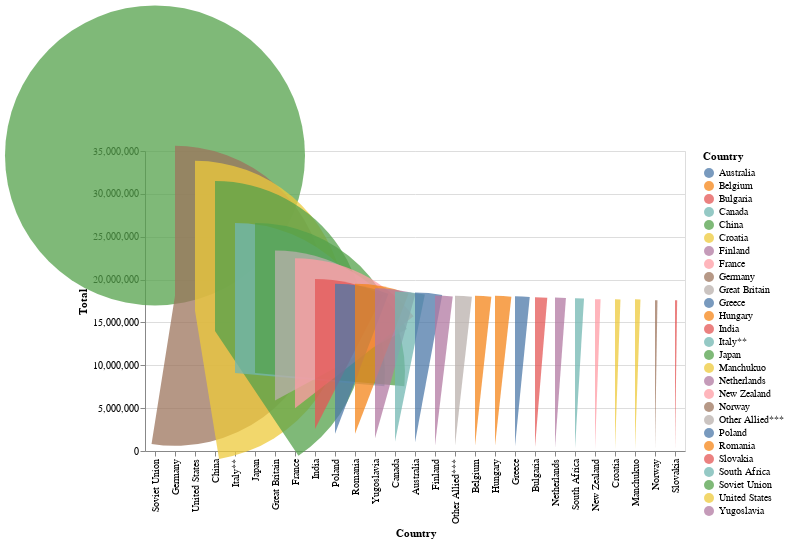

Notebook code cell kept with this figure:
### Code cell
selectSide = alt.selection_point(
    name='Select',
    fields=['Side'], 
    #value={'Side': sides[0]}, THIS DOESN'T WORK
    bind=alt.binding_select(options=sides) 
)

# Create pie chart
alt.Chart(ww2).mark_arc().encode(
    theta="Total",
    color="Country:N"
##add_selection below doesn't work 
).add_selection(
    selectSide
).encode(
    alt.X('Country:N').sort(['Total:Q']),
    alt.Y('Total:Q'),
    tooltip='Total:Q',
    opacity=alt.condition(selectSide, alt.value(0.75), alt.value(0.05))
)

### Figure 1 — Vega-Lite specification as saved in the notebook (floating-point values rounded to 4 significant figures)
{"config": {"view": {"continuousWidth": 300, "continuousHeight": 300}}, "data": {"name": "data-dad90e166bf56a31a238e42ca8cfee8d"}, "mark": {"type": "arc"}, "encoding": {"color": {"field": "Country", "type": "nominal"}, "opacity": {"condition": {"param": "Select", "value": 0.75}, "value": 0.05}, "theta": {"field": "Total", "type": "quantitative"}, "tooltip": {"field": "Total", "type": "quantitative"}, "x": {"field": "Country", "sort": ["Total:Q"], "type": "nominal"}, "y": {"field": "Total", "type": "quantitative"}}, "params": [{"name": "Select", "select": {"type": "point", "fields": ["Side"]}, "bind": {"input": "select", "options": ["Allied", "Axis"]}}], "$schema": "https://vega.github.io/schema/vega-lite/v5.17.0.json", "datasets": {"data-dad90e166bf56a31a238e42ca8cfee8d": [{"Country": "Soviet Union", "Side": "Allied", "Total": 34480000.0}, {"Country": "Germany", "Side": "Axis", "Total": 18100000.0}, {"Country": "United States", "Side": "Allied", "Total": 16350000.0}, {"Country": "China", "Side": "Allied", "Total": 14000000.0}, {"Country": "Italy**", "Side": "Axis", "Total": 9100000.0}, {"Country": "Japan", "Side": "Axis", "Total": 9100000.0}, {"Country": "Great Britain", "Side": "Allied", "Total": 5896000.0}, {"Country": "France", "Side": "Allied", "Total": 5000000.0}, {"Country": "India", "Side": "Allied", "Total": 2581000.0}, {"Country": "Poland", "Side": "Allied", "Total": 2000000.0}, {"Country": "Romania", "Side": "Axis", "Total": 2000000.0}, {"Country": "Yugoslavia", "Side": "Allied", "Total": 1500000.0}, {"Country": "Canada", "Side": "Allied", "Total": 1100000.0}, {"Country": "Australia", "Side": "Allied", "Total": 1000000.0}, {"Country": "Finland", "Side": "Axis", "Total": 650000.0}, {"Country": "Other Allied***", "Side": "Allied", "Total": 620000.0}, {"Country": "Belgium", "Side": "Allied", "Total": 600000.0}, {"Country": "Hungary", "Side": "Axis", "Total": 600000.0}, {"Country": "Greece", "Side": "Allied", "Total": 540000.0}, {"Country": "Bulgaria", "Side": "Axis", "Total": 450000.0}, {"Country": "Netherlands", "Side": "Allied", "Total": 400000.0}, {"Country": "South Africa", "Side": "Allied", "Total": 330000.0}, {"Country": "New Zealand", "Side": "Allied", "Total": 204000.0}, {"Country": "Croatia", "Side": "Axis", "Total": 200000.0}, {"Country": "Manchukuo", "Side": "Axis", "Total": 200000.0}, {"Country": "Norway", "Side": "Allied", "Total": 90000.0}, {"Country": "Slovakia", "Side": "Axis", "Total": 80000.0}]}}
